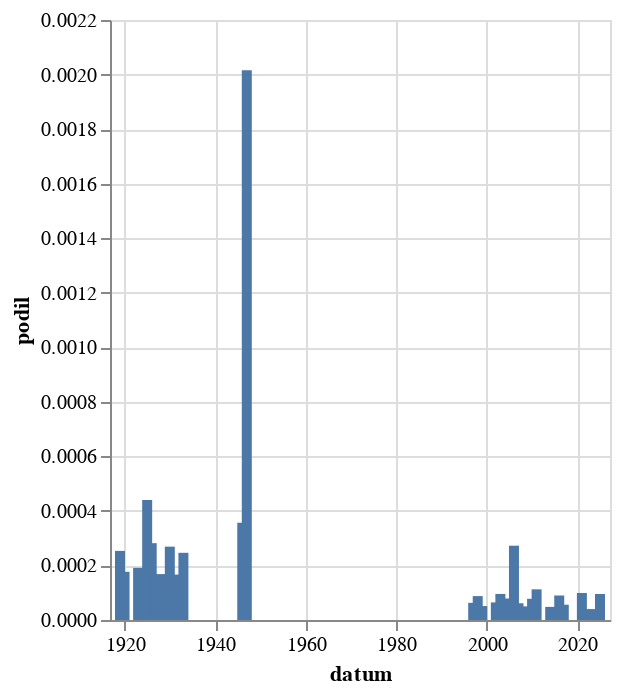

The cell this chart's notebook holds for it:
### Code cell
alt.Chart(
    zavorka("posmě[cš]",doslova=False).to_pandas(),
    width = 250
).mark_bar(
).encode(
    alt.X('datum:T'),
    alt.Y('podil:Q')
)

### Figure 1 — Vega-Lite specification as saved in the notebook (floating-point values rounded to 4 significant figures)
{"config": {"view": {"continuousWidth": 300, "continuousHeight": 300}}, "data": {"name": "data-4e80b3ff64fb028343b8b4c56094ace1"}, "mark": {"type": "bar"}, "encoding": {"x": {"field": "datum", "type": "temporal"}, "y": {"field": "podil", "type": "quantitative"}}, "width": 250, "$schema": "https://vega.github.io/schema/vega-lite/v5.8.0.json", "datasets": {"data-4e80b3ff64fb028343b8b4c56094ace1": [{"datum": "1919-01-01T00:00:00", "text": 1, "text_right": 3946, "podil": 0.0002534, "co": "posmě[cš]"}, {"datum": "1920-01-01T00:00:00", "text": 1, "text_right": 5656, "podil": 0.0001768, "co": "posmě[cš]"}, {"datum": "1923-01-01T00:00:00", "text": 1, "text_right": 5228, "podil": 0.0001913, "co": "posmě[cš]"}, {"datum": "1925-01-01T00:00:00", "text": 2, "text_right": 4541, "podil": 0.0004404, "co": "posmě[cš]"}, {"datum": "1926-01-01T00:00:00", "text": 2, "text_right": 7099, "podil": 0.0002817, "co": "posmě[cš]"}, {"datum": "1927-01-01T00:00:00", "text": 1, "text_right": 6160, "podil": 0.0001623, "co": "posmě[cš]"}, {"datum": "1928-01-01T00:00:00", "text": 1, "text_right": 5941, "podil": 0.0001683, "co": "posmě[cš]"}, {"datum": "1930-01-01T00:00:00", "text": 2, "text_right": 7437, "podil": 0.0002689, "co": "posmě[cš]"}, {"datum": "1931-01-01T00:00:00", "text": 1, "text_right": 6002, "podil": 0.0001666, "co": "posmě[cš]"}, {"datum": "1933-01-01T00:00:00", "text": 1, "text_right": 4059, "podil": 0.0002464, "co": "posmě[cš]"}, {"datum": "1946-01-01T00:00:00", "text": 1, "text_right": 2802, "podil": 0.0003569, "co": "posmě[cš]"}, {"datum": "1947-01-01T00:00:00", "text": 5, "text_right": 2481, "podil": 0.002015, "co": "posmě[cš]"}, {"datum": "1997-01-01T00:00:00", "text": 1, "text_right": 15895, "podil": 6.291e-05, "co": "posmě[cš]"}, {"datum": "1998-01-01T00:00:00", "text": 1, "text_right": 11413, "podil": 8.762e-05, "co": "posmě[cš]"}, {"datum": "1999-01-01T00:00:00", "text": 1, "text_right": 19544, "podil": 5.117e-05, "co": "posmě[cš]"}, {"datum": "2002-01-01T00:00:00", "text": 1, "text_right": 15504, "podil": 6.45e-05, "co": "posmě[cš]"}, {"datum": "2003-01-01T00:00:00", "text": 2, "text_right": 20928, "podil": 9.557e-05, "co": "posmě[cš]"}, {"datum": "2005-01-01T00:00:00", "text": 2, "text_right": 25379, "podil": 7.881e-05, "co": "posmě[cš]"}, {"datum": "2006-01-01T00:00:00", "text": 5, "text_right": 18354, "podil": 0.0002724, "co": "posmě[cš]"}, {"datum": "2007-01-01T00:00:00", "text": 1, "text_right": 16287, "podil": 6.14e-05, "co": "posmě[cš]"}, {"datum": "2009-01-01T00:00:00", "text": 1, "text_right": 20031, "podil": 4.992e-05, "co": "posmě[cš]"}, {"datum": "2010-01-01T00:00:00", "text": 1, "text_right": 12869, "podil": 7.771e-05, "co": "posmě[cš]"}, {"datum": "2011-01-01T00:00:00", "text": 2, "text_right": 17781, "podil": 0.0001125, "co": "posmě[cš]"}, {"datum": "2014-01-01T00:00:00", "text": 1, "text_right": 20781, "podil": 4.812e-05, "co": "posmě[cš]"}, {"datum": "2015-01-01T00:00:00", "text": 1, "text_right": 21226, "podil": 4.711e-05, "co": "posmě[cš]"}, {"datum": "2016-01-01T00:00:00", "text": 2, "text_right": 22255, "podil": 8.987e-05, "co": "posmě[cš]"}, {"datum": "2017-01-01T00:00:00", "text": 1, "text_right": 17808, "podil": 5.615e-05, "co": "posmě[cš]"}, {"datum": "2021-01-01T00:00:00", "text": 2, "text_right": 20176, "podil": 9.913e-05, "co": "posmě[cš]"}, {"datum": "2023-01-01T00:00:00", "text": 1, "text_right": 24959, "podil": 4.007e-05, "co": "posmě[cš]"}, {"datum": "2025-01-01T00:00:00", "text": 1, "text_right": 10482, "podil": 9.54e-05, "co": "posmě[cš]"}]}}
